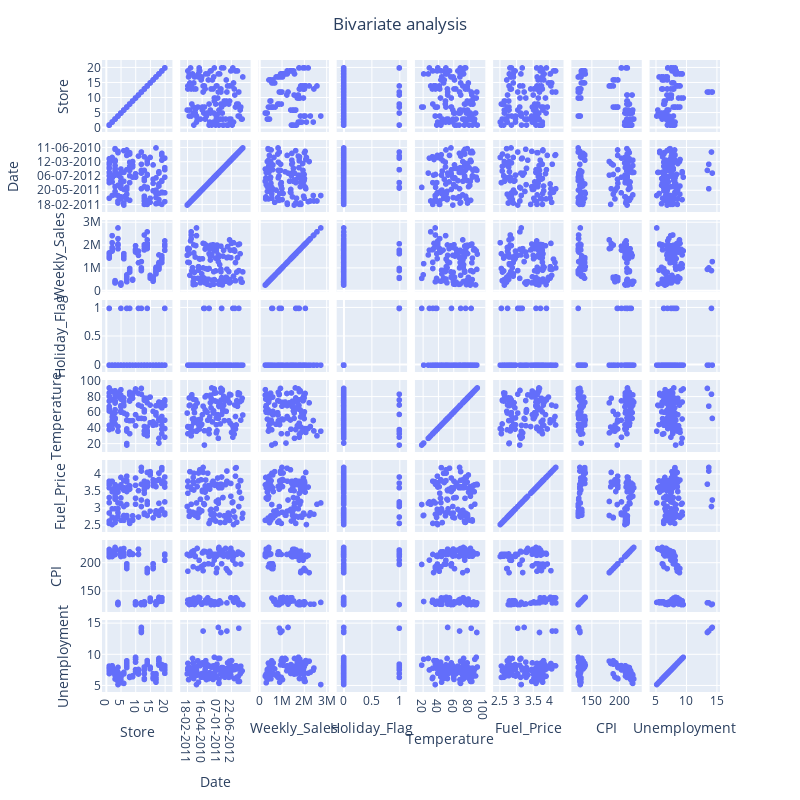

The notebook cell this image was saved under:
### Code cell
import plotly.express as px
import plotly.graph_objects as go
import plotly.io as pio

# Visualize pairwise dependencies
fig = px.scatter_matrix(df)
fig.update_layout(
        title = go.layout.Title(text = "Bivariate analysis", x = 0.5), showlegend = False, 
            autosize=False, height=800, width = 800)
fig.show()

### Figure 1 — Plotly figure (JSON) as saved in the notebook; plotly's stock layout.template omitted (floating-point values rounded to 4 significant figures; data arrays with more than 128 entries replaced by an {"elided": "..."} marker saying what was removed)
{"data": [{"dimensions": [{"axis": {"matches": true}, "label": "Store", "values": {"elided": "150 int values"}}, {"axis": {"matches": true}, "label": "Date", "values": {"elided": "150 str values"}}, {"axis": {"matches": true}, "label": "Weekly_Sales", "values": {"elided": "150 float values"}}, {"axis": {"matches": true}, "label": "Holiday_Flag", "values": {"elided": "150 int values"}}, {"axis": {"matches": true}, "label": "Temperature", "values": {"elided": "150 float values"}}, {"axis": {"matches": true}, "label": "Fuel_Price", "values": {"elided": "150 float values"}}, {"axis": {"matches": true}, "label": "CPI", "values": {"elided": "150 float values"}}, {"axis": {"matches": true}, "label": "Unemployment", "values": {"elided": "150 float values"}}], "hovertemplate": "%{xaxis.title.text}=%{x}<br>%{yaxis.title.text}=%{y}<extra></extra>", "legendgroup": "", "marker": {"color": "#636efa", "symbol": "circle"}, "name": "", "showlegend": false, "type": "splom"}], "layout": {"autosize": false, "dragmode": "select", "height": 800, "legend": {"tracegroupgap": 0}, "margin": {"t": 60}, "showlegend": false, "title": {"text": "Bivariate analysis", "x": 0.5}, "width": 800}}
